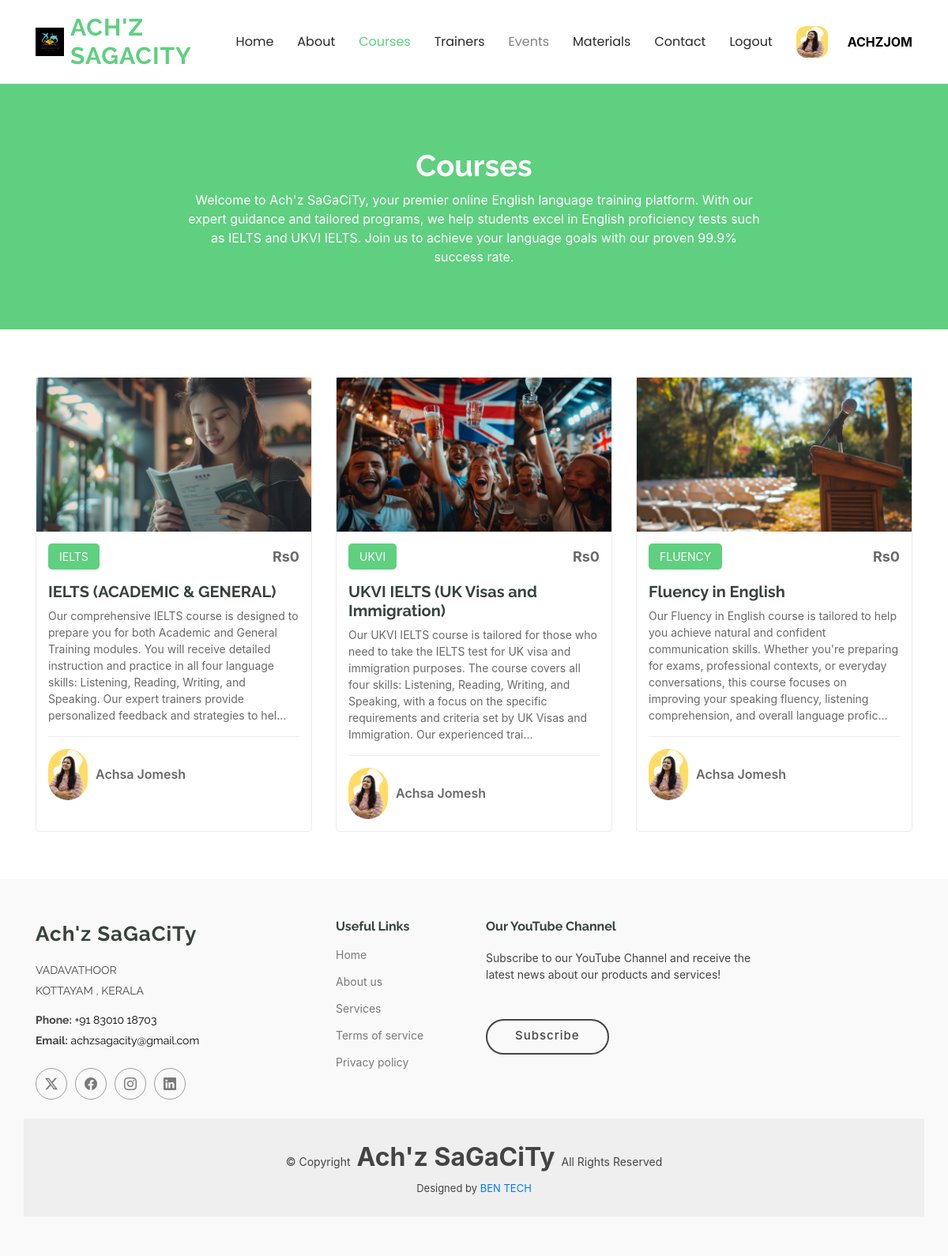
The page /cources/ (signed in) on the database its author committed.
### user/models.py (models this page shows, shortened)
class Customer(models.Model):
    LIVE = 0
    DELETE = 0
    DELETE_CHOICES = ((LIVE,'Live'),(DELETE,'Delete'))
    name = models.CharField(max_length=200)
    user = models.OneToOneField(User,on_delete=models.CASCADE,related_name='customer_profile')
    image = models.ImageField(upload_to='images/user_image/',null=True)
    address = models.TextField()
    place = models.CharField(max_length=30)
    pin = models.CharField(max_length=10)
    dob = models.DateField(null=True)
    deleted_status = models.IntegerField(choices=DELETE_CHOICES ,default=LIVE)
    created_at = models.DateTimeField(auto_now_add=True)
    updated_at = models.DateTimeField(auto_now = True)

### cources/models.py (models this page shows, shortened)
class Course(models.Model):
    COURSE_CHOICES = [
        ('IELTS', 'IELTS'),
        ('UKVI', 'UKVI'),
        ('FLUENCY', 'Fluency'),
    ]
    name = models.CharField(max_length=50, choices=COURSE_CHOICES, unique=True)
    detailed_name = models.CharField(max_length=100)
    description = models.TextField(default="Default description")
    price = models.CharField(max_length=10,default=0)
    trainer_name = models.CharField(max_length=100,default='Achsa Jomesh')
    course_image = models.ImageField(upload_to='images/courses/',null=True)

### cources/views.py (the view)
# urls.py: path('cources/', views.Cources, name='courses'),
def Cources(request):
    courses = Course.objects.all()
    return render(request,"courses.html",{'courses': courses})

### cources/templates/courses.html (shortened to what this page needs)
{% load static %}
<!DOCTYPE html>
<html lang="en">
<head>
  <link href="{% static 'assets/vendor/aos/aos.css' %}" rel="stylesheet">
  <link href="{% static 'assets/vendor/glightbox/css/glightbox.min.css' %}" rel="stylesheet">
  <link href="{% static 'assets/vendor/swiper/swiper-bundle.min.css' %}" rel="stylesheet">
  <link href="{% static 'assets/css/main.css' %}" rel="stylesheet">
</head>
<body class="courses-page">
  {% include 'top1.html' %}
  <main class="main">
    <div class="page-title" data-aos="fade">
      <div class="heading">
        <div class="container">
          <div class="row d-flex justify-content-center text-center">
            <div class="col-lg-8">
              <h1>Courses</h1>
              <p class="mb-0">
                Welcome to Ach'z SaGaCiTy, your premier online English language training platform. With our expert guidance and tailored programs,
                we help students excel in English proficiency tests such as IELTS and UKVI IELTS. Join us to achieve your language goals with our
                proven 99.9% success rate.
              </p>
            </div>
          </div>
        </div>
      </div>
    </div>
  </main>
  {% include 'courses-list.html' %}
  {% include 'footer.html' %}
</body>
</html>

### home/templates/top1.html (shortened to what this page needs)
{% load static %}
<!DOCTYPE html>
<html lang="en">
<head>
  <link href="{% static 'assets/vendor/bootstrap/css/bootstrap.min.css' %}" rel="stylesheet">
  <link href="{% static 'assets/vendor/bootstrap-icons/bootstrap-icons.css' %}" rel="stylesheet">
  <link href="{% static 'assets/css/main.css' %}" rel="stylesheet">
</head>
<body>
<header id="header" class="header d-flex align-items-center sticky-top">
  <div class="container-fluid container-xl position-relative d-flex align-items-center">
    <a href="{% url 'home' %}" class="logo d-flex align-items-center me-auto text-decoration-none">
        <img src="{% static 'banner/logo/logo.jpg' %}" alt="">
        <h1 class="sitename">
            <span>Ach'z</span><br>
            <span>SaGaCiTy</span>
        </h1>
    </a>
      <nav id="navmenu" class="navmenu">
          <ul>
            <li><a href="{% url 'home' %}" style="text-decoration: none;">Home</a></li>
            <li><a href="{% url 'about' %}" style="text-decoration: none;">About</a></li>
            <li><a href="{% url 'courses' %}" style="text-decoration: none;">Courses</a></li>
            <li><a href="{% url 'trainers' %}" style="text-decoration: none;">Trainers</a></li>
            <li><a href="" style="color: gray; text-decoration: none;" >Events</a></li>
            <li><a href="{% url 'materials' %}" style="text-decoration: none;">Materials</a></li>
            <li><a href="{% url 'contact' %}" style="text-decoration: none;">Contact</a></li>
            {% if user.is_authenticated %}
                <li><a href="{% url 'logout' %}">Logout</a></li>
                <a href="#">
                    <img src="{{ user.customer_profile.image.url }}" style="height: 40px; width: 40px; border-radius: 30%;">
                </a>
                <b style="color: black; font-size: medium; margin-left: 10px;">{{ user.username }}</b>
                {% else %}
                <a class="btn-getstarted" href="{% url 'account' %}">Login</a>
              {% endif %}
          </ul>
      </nav>
  </div>
</header>
</body>
</html>

### cources/templates/courses-list.html (shortened to what this page needs)
{% load static %}
<!DOCTYPE html>
<html lang="en">
<head>
    <link href="{% static 'assets/vendor/bootstrap/css/bootstrap.min.css' %}" rel="stylesheet">
    <link href="{% static 'assets/vendor/bootstrap-icons/bootstrap-icons.css' %}" rel="stylesheet">
    <link href="{% static 'assets/vendor/aos/aos.css' %}" rel="stylesheet">
    <link href="{% static 'assets/vendor/glightbox/css/glightbox.min.css' %}" rel="stylesheet">
    <link href="{% static 'assets/vendor/swiper/swiper-bundle.min.css' %}" rel="stylesheet">
    <link href="{% static 'assets/css/main.css' %}" rel="stylesheet">
</head>
<body>
        <section id="courses" class="courses section">
            <div class="container">
              <div class="row">
                {% for course in courses %}
                <div class="col-lg-4 col-md-6 d-flex align-items-stretch" data-aos="zoom-in" data-aos-delay="100">
                  <div class="course-item">
                    <img src="{{ course.course_image.url }}" class="img-fluid" alt="...">
                    <div class="course-content">
                      <div class="d-flex justify-content-between align-items-center mb-3">
                        <p class="category">{{ course.name }}</p>
                        <p class="price">Rs{{ course.price }}</p>
                      </div>
                      <h3><a href="{% url 'course_details' course.name %}">{{ course.detailed_name }}</a></h3>
                      <p class="description">{{ course.description|slice:":300" }}...</p>
                      <div class="trainer d-flex justify-content-between align-items-center">
                        <div class="trainer-profile d-flex align-items-center">
                          <img src="{% static 'banner/images/achsa.png' %}" class="img-fluid" alt="">
                          <a href="" class="trainer-link">{{ course.trainer_name }}</a>
                        </div>
                      </div>
                    </div>
                  </div>
                </div>
                {% endfor %}
              </div>
            </div>
          </section>
</body>
</html>

### home/static/assets/css/main.css (style rules this page uses)
:root { --default-font: "Open Sans", system-ui, -apple-system, "Segoe UI", Roboto, "Helvetica Neue", Arial, "Noto Sans", "Liberation Sans", sans-serif, "Apple Color Emoji", "Segoe UI Emoji", "Segoe UI Symbol", "Noto Color Emoji"; --heading-font: "Raleway", sans-serif; --nav-font: "Poppins", sans-serif; }
:root { --background-color: #ffffff; --default-color: #444444; --heading-color: #37423b; --accent-color: #5fcf80; --contrast-color: #ffffff; }
:root { --nav-color: #272828; --nav-hover-color: #5fcf80; --nav-dropdown-background-color: #ffffff; --nav-dropdown-color: #272828; --nav-dropdown-hover-color: #5fcf80; }
:root { scroll-behavior: smooth; }
body { color: var(--default-color); background-color: var(--background-color); font-family: var(--default-font); }
a { color: var(--accent-color); text-decoration: none; transition: 0.3s; }
h1, h2, h3, h4, h5, h6 { color: var(--heading-color); font-family: var(--heading-font); }
.header { color: var(--default-color); background-color: var(--background-color); padding: 15px 0; transition: all 0.5s; z-index: 997; }
.header .logo { line-height: 1; }
.header .logo img { max-height: 36px; margin-right: 8px; }
.header .logo h1 { font-weight: 700; font-size: 30px; margin: 0; letter-spacing: 1px; text-transform: uppercase; color: var(--accent-color); }
@media (max-width: 1200px) { .header .logo { order: 1; } }
@media (max-width: 1200px) { .header .navmenu { order: 3; } }
@media (min-width: 1200px) { .navmenu { padding: 0; } }
@media (min-width: 1200px) { .navmenu ul { margin: 0; padding: 0; display: flex; list-style: none; align-items: center; } }
@media (min-width: 1200px) { .navmenu li { position: relative; } }
@media (min-width: 1200px) { .navmenu a, .navmenu a:focus { color: var(--nav-color); padding: 18px 15px; font-size: 16px; font-family: var(--nav-font); font-weight: 400; display: flex; align-items: center; justify-content: space-between; white-space: nowrap; transition: 0.3s; text-decoration: none; } }
@media (min-width: 1200px) { .navmenu li:hover>a, .navmenu .active, .navmenu .active:focus { color: var(--nav-hover-color); } }
.page-title { --default-color: var(--contrast-color); --background-color: var(--accent-color); --heading-color: var(--contrast-color); color: var(--default-color); background-color: var(--background-color); position: relative; }
.page-title .heading { padding: 80px 0; border-top: 1px solid color-mix(in srgb, var(--default-color), transparent 90%); }
.page-title .heading h1 { font-size: 38px; font-weight: 700; }
section, .section { color: var(--default-color); background-color: var(--background-color); padding: 60px 0; scroll-margin-top: 900px; overflow: clip; }
.courses .course-item { border-radius: 5px; border: 1px solid color-mix(in srgb, var(--default-color), transparent 90%); }
.courses .course-content { padding: 15px; }
.courses .course-content h3 { font-weight: 700; font-size: 20px; }
.courses .course-content h3 a { color: var(--heading-color); transition: 0.3s; }
.courses .course-content .category { background: var(--accent-color); color: var(--contrast-color); font-size: 14px; padding: 6px 14px; margin: 0; border-radius: 5px; }
.courses .course-content .price { margin: 0; font-weight: 700; font-size: 18px; color: color-mix(in srgb, var(--default-color), transparent 20%); }
.courses .course-content .description { font-size: 14px; color: color-mix(in srgb, var(--default-color), transparent 20%); }
.courses .trainer { padding-top: 15px; border-top: 1px solid color-mix(in srgb, var(--default-color), transparent 90%); }
.courses .trainer .trainer-profile img { max-width: 50px; border-radius: 50px; }
.courses .trainer .trainer-profile .trainer-link { padding-left: 10px; font-weight: 600; font-size: 16px; color: color-mix(in srgb, var(--default-color), transparent 20%); transition: 0.3s; }

### home/templates/top1.html (style rules this page uses)
.logo { display: flex; align-items: center; text-decoration: none; }
.sitename { font-size: 2rem; }

### rows shown on the page
Course: course_image (picture), name "IELTS", price "0", detailed_name "IELTS (ACADEMIC & GENERAL)", description "Our comprehensive IELTS course is designed to prepare you for both Academic and General Training modules. You will receive detailed instruction and practice in all four language skills: Listening, Reading, Writing, and Speaking. Our expert trainers provide personalized feedback and strategies to hel", trainer_name "Achsa Jomesh"
Course: course_image (picture), name "UKVI", price "0", detailed_name "UKVI IELTS (UK Visas and Immigration)", description "Our UKVI IELTS course is tailored for those who need to take the IELTS test for UK visa and immigration purposes. The course covers all four skills: Listening, Reading, Writing, and Speaking, with a focus on the specific requirements and criteria set by UK Visas and Immigration. Our experienced trai", trainer_name "Achsa Jomesh"
Course: course_image (picture), name "FLUENCY", price "0", detailed_name "Fluency in English", description "Our Fluency in English course is tailored to help you achieve natural and confident communication skills. Whether you're preparing for exams, professional contexts, or everyday conversations, this course focuses on improving your speaking fluency, listening comprehension, and overall language profic", trainer_name "Achsa Jomesh"

### other values the page prints
{{ user.username }} "ACHZJOM"
